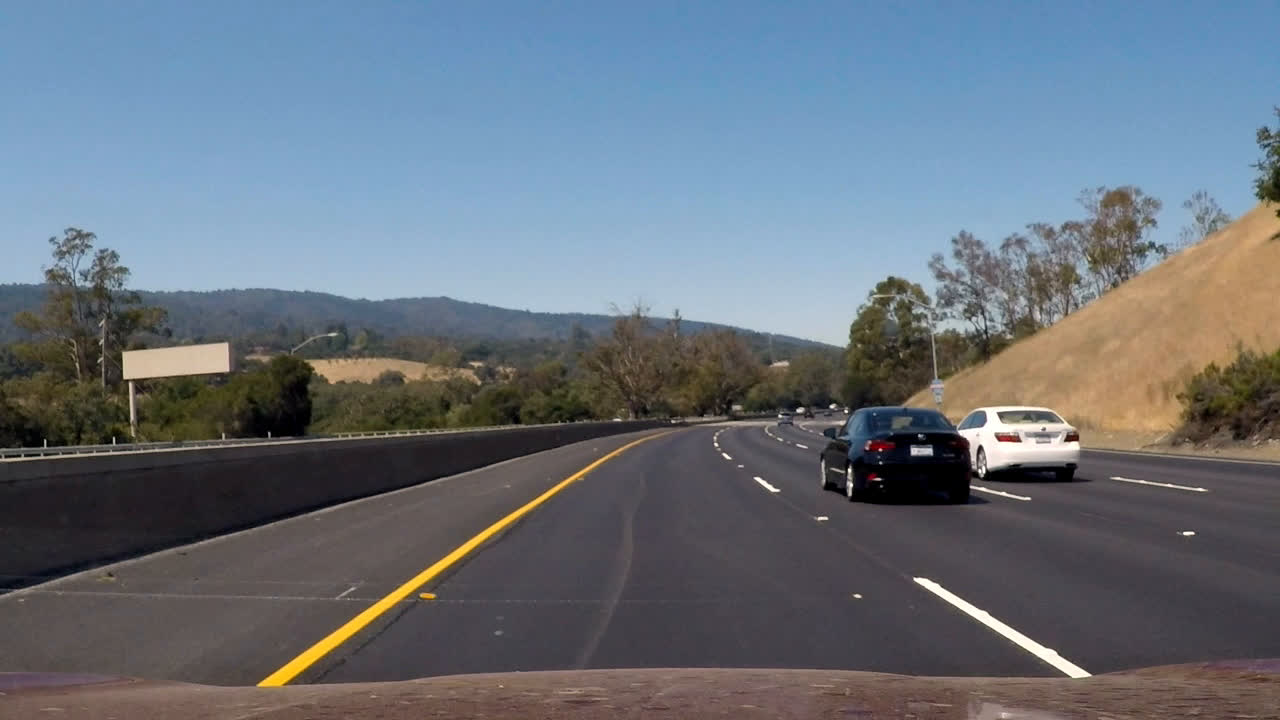
#> input picture 0.jpg, 1280 x 720 px
$ jupyter execute --allow-errors P1.ipynb   (shell and % lines are left out)
#> lines starting #> are read from the running program, lines starting #| are printed output that depends on the picture; after the words box and inside, x2 and y2 are one past the last pixel; in counts of white or black regions, pixels touching at a corner belong together
#> further down, extra_image is the input picture: shape (720, 1280, 3); mean R, G, B 104.6, 113.8, 123.9
# **Finding Lane Lines on the Road**
***
In this project, you will use the tools you learned about in the lesson to identify lane lines on the road.  You can develop your pipeline on a series of individual images, and later apply the result to a video stream (really just a series of images). Check out the video clip "raw-lines-example.mp4" (also contained in this repository) to see what the output should look like after using the helper functions below.

Once you have a result that looks roughly like "raw-lines-example.mp4", you'll need to get creative and try to average and/or extrapolate the line segments you've detected to map out the full extent of the lane lines.  You can see an example of the result you're going for in the video "P1_example.mp4".  Ultimately, you would like to draw just one line for the left side of the lane, and one for the right.

---
Let's have a look at our first image called 'test_images/solidWhiteRight.jpg'.  Run the 2 cells below (hit Shift-Enter or the "play" button above) to display the image.

**Note** If, at any point, you encounter frozen display windows or other confounding issues, you can always start again with a clean slate by going to the "Kernel" menu above and selecting "Restart & Clear Output".

---

**The tools you have are color selection, region of interest selection, grayscaling, Gaussian smoothing, Canny Edge Detection and Hough Tranform line detection.  You  are also free to explore and try other techniques that were not presented in the lesson.  Your goal is piece together a pipeline to detect the line segments in the image, then average/extrapolate them and draw them onto the image for display (as below).  Once you have a working pipeline, try it out on the video stream below.**

---

<figure>

 <figcaption>
 <p></p>
 <p style="text-align: center;"> Your output should look something like this (above) after detecting line segments using the helper functions below </p>
 </figcaption>
</figure>
 <p></p>
<figure>

 <figcaption>
 <p></p>
 <p style="text-align: center;"> Your goal is to connect/average/extrapolate line segments to get output like this</p>
 </figcaption>
</figure>

[cell 1]
#importing some useful packages
import matplotlib.pyplot as plt
import matplotlib.image as mpimg
import numpy as np
import cv2

#> (a cell that did not finish here is left out)

**Some OpenCV functions (beyond those introduced in the lesson) that might be useful for this project are:**

`cv2.inRange()` for color selection
`cv2.fillPoly()` for regions selection
`cv2.line()` to draw lines on an image given endpoints
`cv2.addWeighted()` to coadd / overlay two images
`cv2.cvtColor()` to grayscale or change color
`cv2.imwrite()` to output images to file
`cv2.bitwise_and()` to apply a mask to an image

**Check out the OpenCV documentation to learn about these and discover even more awesome functionality!**

Below are some helper functions to help get you started. They should look familiar from the lesson!

[cell 3]
import math
import numpy

# [7 lines left out: function grayscale, not called in this run]
    # Or use BGR2GRAY if you read an image with cv2.imread()
    # return cv2.cvtColor(img, cv2.COLOR_BGR2GRAY)

def canny(img, low_threshold, high_threshold):
    """Applies the Canny transform"""
    return cv2.Canny(img, low_threshold, high_threshold)

def gaussian_blur(img, kernel_size):
    """Applies a Gaussian Noise kernel"""
    return cv2.GaussianBlur(img, (kernel_size, kernel_size), 0)

# [23 lines left out: function region_of_interest, not called in this run]


def draw_lines(img, lines, color=[255, 0, 0], thickness=2):
    """
    NOTE: this is the function you might want to use as a starting point once you want to
    average/extrapolate the line segments you detect to map out the full
    extent of the lane (going from the result shown in raw-lines-example.mp4
    to that shown in P1_example.mp4).

    Think about things like separating line segments by their
    slope ((y2-y1)/(x2-x1)) to decide which segments are part of the left
    line vs. the right line.  Then, you can average the position of each of
    the lines and extrapolate to the top and bottom of the lane.

    This function draws `lines` with `color` and `thickness`.
    Lines are drawn on the image inplace (mutates the image).
    If you want to make the lines semi-transparent, think about combining
    this function with the weighted_img() function below
    """
    # [4 lines of commented-out code are left out]
    if True: # numpy polyfit lines
        k_bag = []
        threshold = 0.2
        size_x = img.shape[1]
        size_y = img.shape[0]
        yb = size_y - 1
        yt = int(0.602*size_y)
        for line in lines:
            for x1,y1,x2,y2 in line:
                k = (y2-y1)*1./(x2-x1)
                # assume the lane lines could not be horizontal or vertical
                if abs(k) < 0.1:
                    continue
                if abs(k) > 1000:
                    continue
                # calculate intersection of the line of interest with
                # top and bottom of the mask
                xb = ((yb-y1)*1./k+x1) if k !=0 else x1
                xt = ((yt-y1)*1./k+x1) if k !=0 else x1

                # given that the lane line has to start/end within reasonable boundary
                # of the camera FOV (mask), prune out lines that go out of bound
                if xb < 0.104*size_x or xb > 0.958*size_x:
                    continue
                if xt < 0.400*size_x or xt > 0.7*size_x:
                    continue
                found = False
                for d in k_bag:
                    if abs(k - d['mean']) < threshold:
                        d['vals'].append(k)
                        d['mean'] = sum(d['vals']) / float(len(d['vals']))
                        d['x'].extend([x1,x2])
                        d['y'].extend([y1,y2])
                        found = True
                        continue
                if found == False:
                    d = {'mean': k,
                         'vals': [k],
                         'x': [x1,x2],
                         'y': [y1,y2]}
                    k_bag.append(d)
        for d in k_bag:
            k, b = numpy.polyfit(d['x'], d['y'], 1)
            xb = (yb - b)*1./k
            xt = (yt - b)*1./k
            cv2.line(img, (int(xb), yb), (int(xt), yt), color, thickness)#_adaptive)

def hough_lines(img, rho, theta, threshold, min_line_len, max_line_gap):
    """
    `img` should be the output of a Canny transform.

    Returns an image with hough lines drawn.
    """
    lines = cv2.HoughLinesP(img, rho, theta, threshold, np.array([]), minLineLength=min_line_len, maxLineGap=max_line_gap)
    line_img = np.zeros((img.shape[0], img.shape[1], 3), dtype=np.uint8)
    draw_lines(line_img, lines, thickness=10)
    return line_img

# Python 3 has support for cool math symbols.

def weighted_img(img, initial_img, α=0.8, β=1., λ=0.):
    """
    `img` is the output of the hough_lines(), An image with lines drawn on it.
    Should be a blank image (all black) with lines drawn on it.

    `initial_img` should be the image before any processing.

    The result image is computed as follows:

    initial_img * α + img * β + λ
    NOTE: initial_img and img must be the same shape!
    """
    return cv2.addWeighted(initial_img, α, img, β, λ)

## Test on Images

Now you should build your pipeline to work on the images in the directory "test_images"
**You should make sure your pipeline works well on these images before you try the videos.**

[cell 4]
import os
os.listdir("test_images/")

run your solution on all test_images and make copies into the test_images directory).

[cell 5]
# TODO: Build your pipeline that will draw lane lines on the test_images
# then save them to the test_images directory.
path = 'test_images'

def process_image_helper(image, debug_level=0):
#> called with debug_level = 3
    size_x = image.shape[1]
#> size_x = 1280
    size_y = image.shape[0]
#> size_y = 720

    gray = cv2.cvtColor(image,cv2.COLOR_RGB2GRAY)
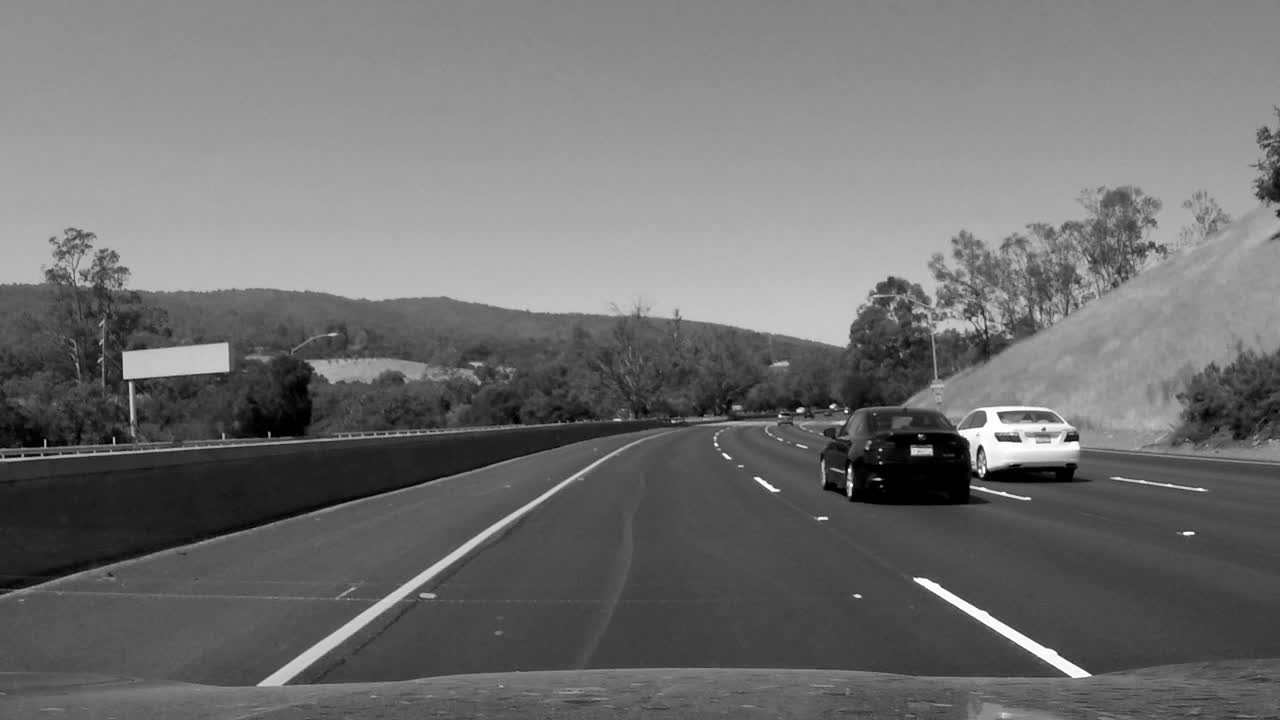
#> gray: shape (720, 1280); min 0, max 255, mean 112.2
    blur_gray = cv2.GaussianBlur(gray,(5, 5),0)
    if debug_level > 2:
        plt.imshow(gray, cmap='Greys_r')
#> (this line was passed over: IPython is not available in this run)
        plt.show()

    low_threshold = 60
    high_threshold = 100
    edges = cv2.Canny(blur_gray, low_threshold, high_threshold)
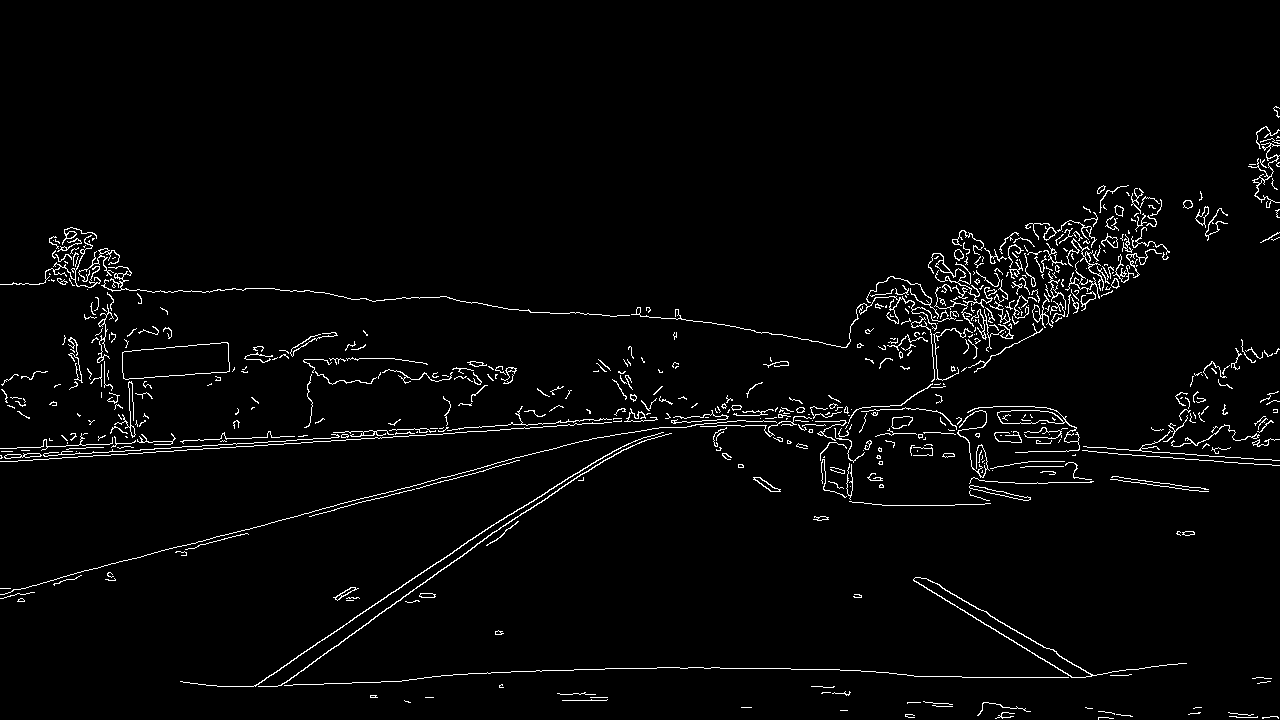
#> edges: shape (720, 1280); 2.7% white in thin lines or dots, all inside (x1, y1, x2, y2) = (0, 106, 1280, 720)

    mask = np.zeros_like(edges)
    ignore_mask_color = 255
    imshape = image.shape
#> imshape = (720, 1280, 3)
    vertices = np.array([[(0.15625*size_x,size_y - 1),
                          (0.448*size_x, 0.602*size_y),
                          (0.521*size_x, 0.602*size_y),
                          (0.9375*size_x, size_y-1)]], dtype=np.int32)
    cv2.fillPoly(mask, vertices, ignore_mask_color)
#> mask: shape (720, 1280); 17.1% white; 1 white region, box (x1, y1, x2, y2) and area: (200, 433, 1201, 720) 157300
    masked_edges = cv2.bitwise_and(edges, mask)
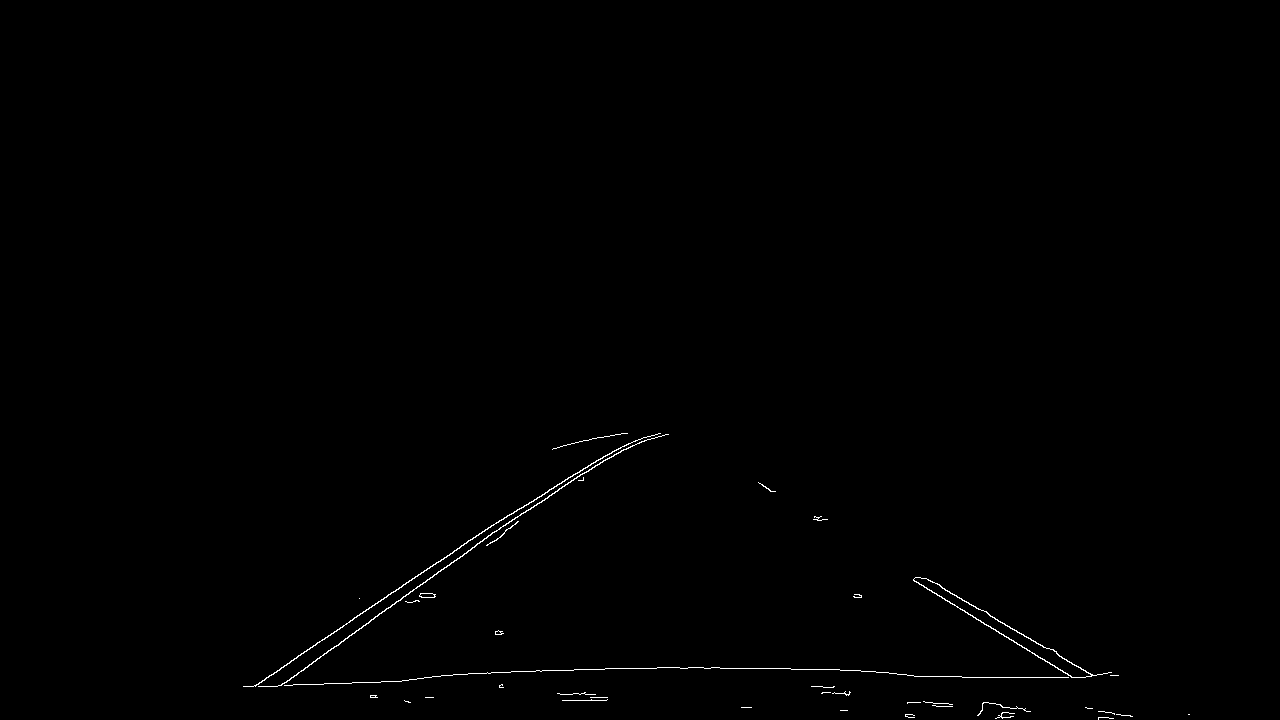
#> masked_edges: shape (720, 1280); 0.37% white in thin lines or dots, all inside (x1, y1, x2, y2) = (243, 433, 1190, 720)
    if debug_level > 1:
        plt.imshow(masked_edges, cmap='Greys_r')
#> (this line was passed over: IPython is not available in this run)
        plt.show()

    rho = 1 # distance resolution in pixels of the Hough grid
    theta = np.pi/180 # angular resolution in radians of the Hough grid
    threshold = 30     # minimum number of votes (intersections in Hough grid cell)
    min_line_length = 60 #minimum number of pixels making up a line
    max_line_gap = 200    # maximum gap in pixels between connectable line segments
    line_image = hough_lines(masked_edges, rho, theta, threshold, min_line_length, max_line_gap)
#> in hough_lines, `lines = cv2.HoughLinesP(img, rho, theta, threshold, np.array([]), minL..`: lines = 32 rows, first 6: [253, 686, 507, 515], [277, 686, 618, 448], [276, 686, 612, 451], [657, 667, 1118, 675], [913, 580, 1074, 677], [775, 491, 1094, 675]
#> the loop in draw_lines, `for line in lines:` made 32 passes
#> line on passes 1 to 12: [[253, 686, 507, 515]], [[277, 686, 618, 448]], [[276, 686, 612, 451]], [[657, 667, 1118, 675]], [[913, 580, 1074, 677]], [[775, 491, 1094, 675]], [[262, 681, 634, 668]], [[273, 686, 598, 459]], [[962, 677, 1085, 677]], [[280, 685, 620, 447]], [[243, 686, 408, 680]], [[370, 697, 572, 700]]
#> after the loop in draw_lines, `for line in lines:`: k_bag = 2 items
#> the loop in draw_lines, `for d in k_bag:` made 2 passes
#> (k, b, xb, xt) on passes 1 to 2: (-0.687, 871.5, 222, 638.2), (0.591, 36.1, 1156.3, 672.1)
    weighted_image = weighted_img(image, line_image)
#> in weighted_img, `return cv2.addWeighted(initial_img, α, img, β, λ)`:
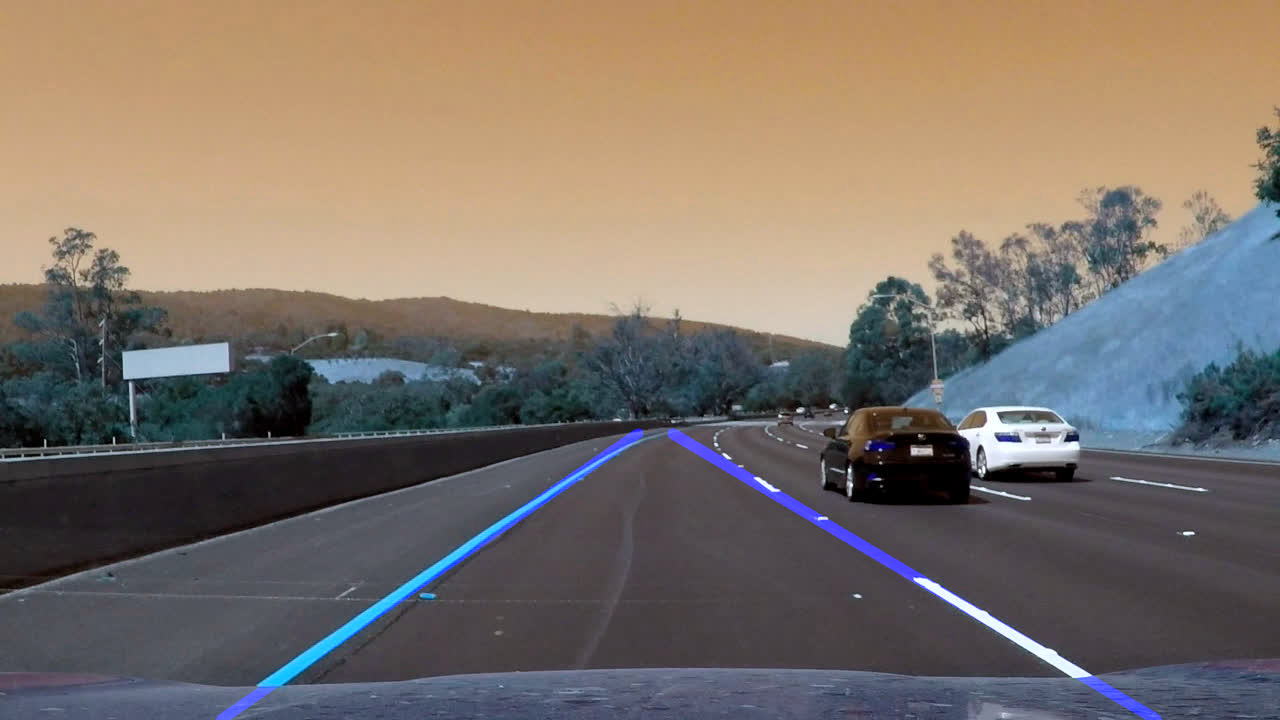
#> returned value: shape (720, 1280, 3); mean of channels 0, 1, 2 105.8, 113.8, 123.9; drawn as B, G, R
    if debug_level > 0:
        plt.imshow(weighted_image)
#> (this line was passed over: IPython is not available in this run)
        plt.show()
    return weighted_image

for image_name in os.listdir(path):
    if not image_name.endswith('.jpg') or image_name.startswith('result_'):
        continue
    image = mpimg.imread(os.path.join(path, image_name))
    processed = process_image_helper(image, debug_level = 1)
    cv2.imwrite(os.path.join(path, 'result_'+image_name), cv2.cvtColor(processed, cv2.COLOR_RGB2BGR))

## Test on Videos

You know what's cooler than drawing lanes over images? Drawing lanes over video!

We can test our solution on two provided videos:

`solidWhiteRight.mp4`

`solidYellowLeft.mp4`

[cell 6]
# Import everything needed to edit/save/watch video clips
from moviepy.editor import VideoFileClip
from IPython.display import HTML

[cell 7]
# [6 lines left out: function process_image, not called in this run]

Let's try the one with the solid white lane on the right first ...

[cell 8]
white_output = 'white.mp4'
#> (the rest of this cell did not finish here and is left out)

Play the video inline, or if you prefer find the video in your filesystem (should be in the same directory) and play it in your video player of choice.

[cell 9]
HTML("""
<video width="960" height="540" controls>
  <source src="{0}">
</video>
""".format(white_output))

**At this point, if you were successful you probably have the Hough line segments drawn onto the road, but what about identifying the full extent of the lane and marking it clearly as in the example video (P1_example.mp4)?  Think about defining a line to run the full length of the visible lane based on the line segments you identified with the Hough Transform.  Modify your draw_lines function accordingly and try re-running your pipeline.**

Now for the one with the solid yellow lane on the left. This one's more tricky!

[cell 10]
yellow_output = 'yellow.mp4'
#> (the rest of this cell did not finish here and is left out)

[cell 11]
HTML("""
<video width="960" height="540" controls>
  <source src="{0}">
</video>
""".format(yellow_output))

## Reflections

Congratulations on finding the lane lines!  As the final step in this project, we would like you to share your thoughts on your lane finding pipeline... specifically, how could you imagine making your algorithm better / more robust?  Where will your current algorithm be likely to fail?

Please add your thoughts below,  and if you're up for making your pipeline more robust, be sure to scroll down and check out the optional challenge video below!

Reflection:
An interesting project overall. Initially I was applying low voting threshold, low maximum gap in Hough line detection algorithm and ended up with many short line segments. This made the fitting of left and right lanes hard and less robust (given more outliner with a variety of slope).

With higher threshold and maximum gap, I was able to get longer and more robust lines. I then classified the lines into individual groups based on slope and used numpy.polyfit to fit the each individual groups of lines. Most of the times, I ended up with two groups (one left lane and right lane).

However I have to admit that the image mask before canny mask is very dangerous. What if vehicle crossed the two lanes, say merged to another lane, the left/right lane won't appear right in front of camera's FOV therefore could not be detected properly through this pipeline.

## Submission

If you're satisfied with your video outputs it's time to submit!  Submit this ipython notebook for review.

## Optional Challenge

Try your lane finding pipeline on the video below.  Does it still work?  Can you figure out a way to make it more robust?  If you're up for the challenge, modify your pipeline so it works with this video and submit it along with the rest of your project!

[cell 12]
challenge_output = 'extra.mp4'
#> (the rest of this cell did not finish here and is left out)

[cell 13]
HTML("""
<video width="960" height="540" controls>
  <source src="{0}">
</video>
""".format(challenge_output))

#> (a cell that did not finish here is left out)

[cell 15]
extra_image = mpimg.imread('0.jpg')
processed = process_image_helper(extra_image, debug_level = 3)
